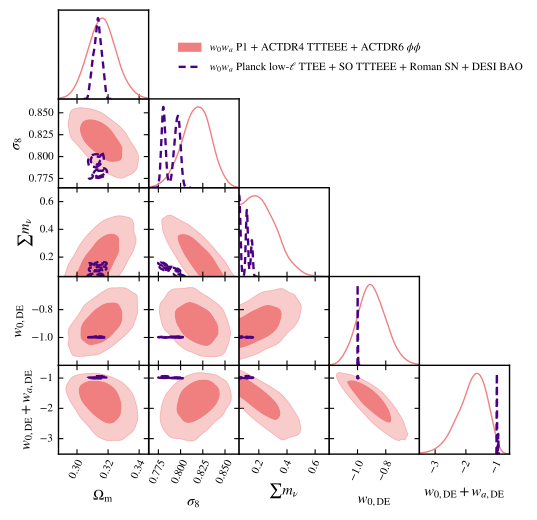

Generate this figure with Python:
import getdist.plots as gplot
from getdist import MCSamples
from getdist import loadMCSamples
import os
import matplotlib
import subprocess
import matplotlib.pyplot as plt
import numpy as np

# GENERAL PLOT OPTIONS
matplotlib.rcParams['mathtext.fontset'] = 'stix'
matplotlib.rcParams['font.family'] = 'STIXGeneral'
matplotlib.rcParams['mathtext.rm'] = 'Bitstream Vera Sans'
matplotlib.rcParams['mathtext.it'] = 'Bitstream Vera Sans:italic'
matplotlib.rcParams['mathtext.bf'] = 'Bitstream Vera Sans:bold'
matplotlib.rcParams['xtick.bottom'] = True
matplotlib.rcParams['xtick.top'] = False
matplotlib.rcParams['ytick.right'] = False
matplotlib.rcParams['axes.edgecolor'] = 'black'
matplotlib.rcParams['axes.linewidth'] = '1.0'
matplotlib.rcParams['axes.labelsize'] = 'medium'
matplotlib.rcParams['axes.grid'] = True
matplotlib.rcParams['grid.linewidth'] = '0.0'
matplotlib.rcParams['grid.alpha'] = '0.18'
matplotlib.rcParams['grid.color'] = 'lightgray'
matplotlib.rcParams['legend.labelspacing'] = 0.77
matplotlib.rcParams['savefig.bbox'] = 'tight'
matplotlib.rcParams['savefig.format'] = 'pdf'

parameter = [u'omegam',u'sigma8',u'mnu2', u'w', u'w0pwa']
chaindir=os.getcwd()

analysissettings={'smooth_scale_1D':0.3,'smooth_scale_2D':0.3,'ignore_rows': u'0.5',
'range_confidence' : u'0.01'}

analysissettings2={'smooth_scale_1D':0.3,'smooth_scale_2D':0.3,'ignore_rows': u'0.0',
'range_confidence' : u'0.01'}

root_chains = (
  'EXAMPLE_MCMC48',
  'EXAMPLE_MCMC1003'
)

num_points_thin = 50000

# --------------------------------------------------------------------------------
samples=loadMCSamples(chaindir + '/../chains/' + root_chains[0],settings=analysissettings)
samples.thin(factor = int(np.sum(samples.weights)/num_points_thin))
p = samples.getParams()
samples.addDerived(p.omegam*p.H0/100.,name='gamma',label='{\\Omega_m h}')
samples.addDerived(p.s8omegamp5/0.5477225575,name='SS8',label='{S_8}')
samples.addDerived(p.mnu,name='mnu2',label='{\\sum m_\\nu}', range=[0.06,0.7])
samples.addDerived(p.w0pwa-p.w,name='wa',label='{w_a}', range=[-2.0,3.0])
samples.saveAsText(chaindir + '/.VM_P202_TMP1')
# --------------------------------------------------------------------------------
samples=loadMCSamples(chaindir + '/../chains/' + root_chains[1],settings=analysissettings)
samples.thin(factor = int(np.sum(samples.weights)/num_points_thin))
p = samples.getParams()
samples.addDerived(p.omegam*p.H0/100.,name='gamma',label='{\\Omega_m h}')
samples.addDerived(p.s8omegamp5/0.5477225575,name='SS8',label='{S_8}')
samples.addDerived(p.mnu,name='mnu2',label='{\\sum m_\\nu}', range=[0.06,0.7])
samples.addDerived(p.w0pwa-p.w,name='wa',label='{w_a}', range=[-2.0,3.0])
samples.saveAsText(chaindir + '/.VM_P202_TMP2')
# --------------------------------------------------------------------------------

#GET DIST PLOT SETUP
g=gplot.getSubplotPlotter(chain_dir=chaindir,analysis_settings=analysissettings2,width_inch=5.0)

g.settings.axis_tick_x_rotation=65
g.settings.lw_contour = 1.2
g.settings.legend_rect_border = False
g.settings.figure_legend_frame = False
g.settings.axes_fontsize = 13.0
g.settings.legend_fontsize = 13.0
g.settings.alpha_filled_add = 0.85
g.settings.lab_fontsize=15.5
g.legend_labels=False
g.settings.constrained_layout=True

param_3d = None
g.triangle_plot([chaindir + '/.VM_P202_TMP1', 
                 chaindir + '/.VM_P202_TMP2'],
parameter,
plot_3d_with_param=param_3d,line_args=[
{'lw': 1.0,'ls': 'solid', 'color':'lightcoral'},
{'lw': 1.7,'ls': 'solid', 'color': 'indigo'},
],
contour_colors=['lightcoral','indigo','black'],
contour_ls=['solid','--','solid'], 
contour_lws=[1.0,1.7,1.3],
filled=[True,False,False],
shaded=False,
legend_labels=[
    '$w_0w_a$ P1 + ACTDR4 TTTEEE + ACTDR6 $\phi\phi$',
    '$w_0w_a$ Planck low-$\\ell$ TTEE + SO TTTEEE + Roman SN + DESI BAO',
  ],
no_extra_legend_space=True,
legend_loc=(0.325,0.85)
)



g.export()
